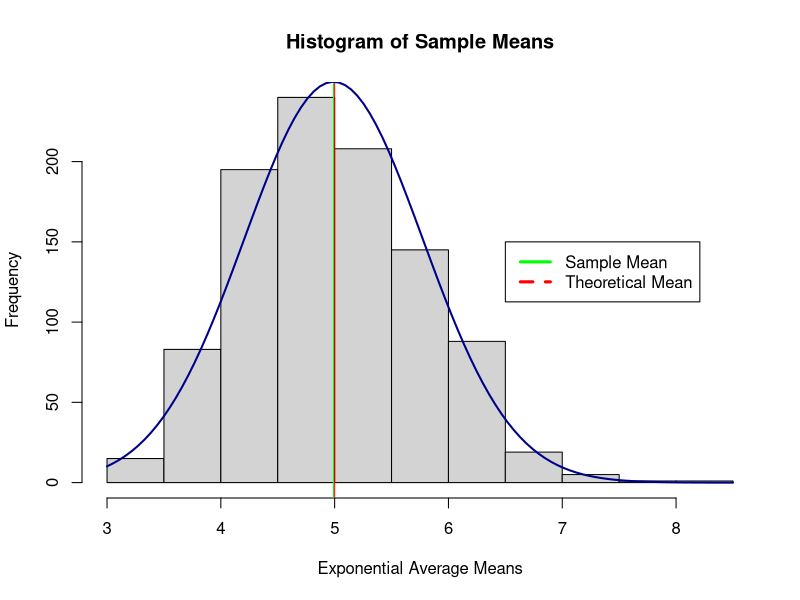

Generate this figure with R:
## ---- chunk 1
setwd("C:/Users/Bill/Documents/Coursera/JohnsHopkins/Course 6 - Statistical Inference/Week 4")
## ---- chunk 2
library(ggplot2)
library(dplyr)
## ---- chunk 3
set.seed(1)
lambda <- .2
n <- 40 ## number of exponential variables in sample
sims <- 1000 ## number of simulations
sim <- rexp(n = n * sims, rate = lambda)
## ---- chunk 4
sim_matrix <- matrix(sim, nrow = sims, ncol = n)
## ---- chunk 5
dim(sim_matrix)
## ---- chunk 6
str(sim_matrix)
## ---- chunk 7
range(sim_matrix)
## ---- chunk 8
mean_sim_matrix <- apply(sim_matrix, 1, mean)
## ---- chunk 9
mean(mean_sim_matrix)
## ---- chunk 10
tmean <- 1/lambda
tmean
## ---- chunk 11
var(mean_sim_matrix)
## ---- chunk 12
sd(mean_sim_matrix)
## ---- chunk 13
tvar <- 1/lambda^2/n
tvar
## ---- chunk 14
tSD <- 1/(lambda*sqrt(n))
tSD
## ---- chunk 15

## ---- chunk 16
hist(mean_sim_matrix, xlab = 'Exponential Average Means', main = 'Histogram of Sample Means')

# Add vertical line at the mean of the averages
abline(v = mean(mean_sim_matrix), col = "green")

# Add vertical line at the theoretical mean. Add legend to plot. 
abline(v = tmean, col = "red")
legend(6.5,150, c('Sample Mean','Theoretical Mean')
       , lwd = c(3,3), lty = c(1,2), col = c("green","red"))

# Show that the distribution is approximately normal by adding a normal distribution curve using the data. 
curve(dnorm(x, mean=mean(mean_sim_matrix), sd=sd(mean_sim_matrix))*492, col="darkblue", lwd=2, add=TRUE)
## ---- chunk 17
std_err <- sd(mean_sim_matrix)/sqrt(n)
lower <- mean(mean_sim_matrix) - 1.96*std_err
upper <- mean(mean_sim_matrix) + 1.96*std_err
c(lower, upper)
## ---- chunk 18
tstd_err <- tSD/sqrt(n)
tlower <- tmean - 1.96*tstd_err
tupper <- tmean + 1.96*tstd_err
c(tlower, tupper)
